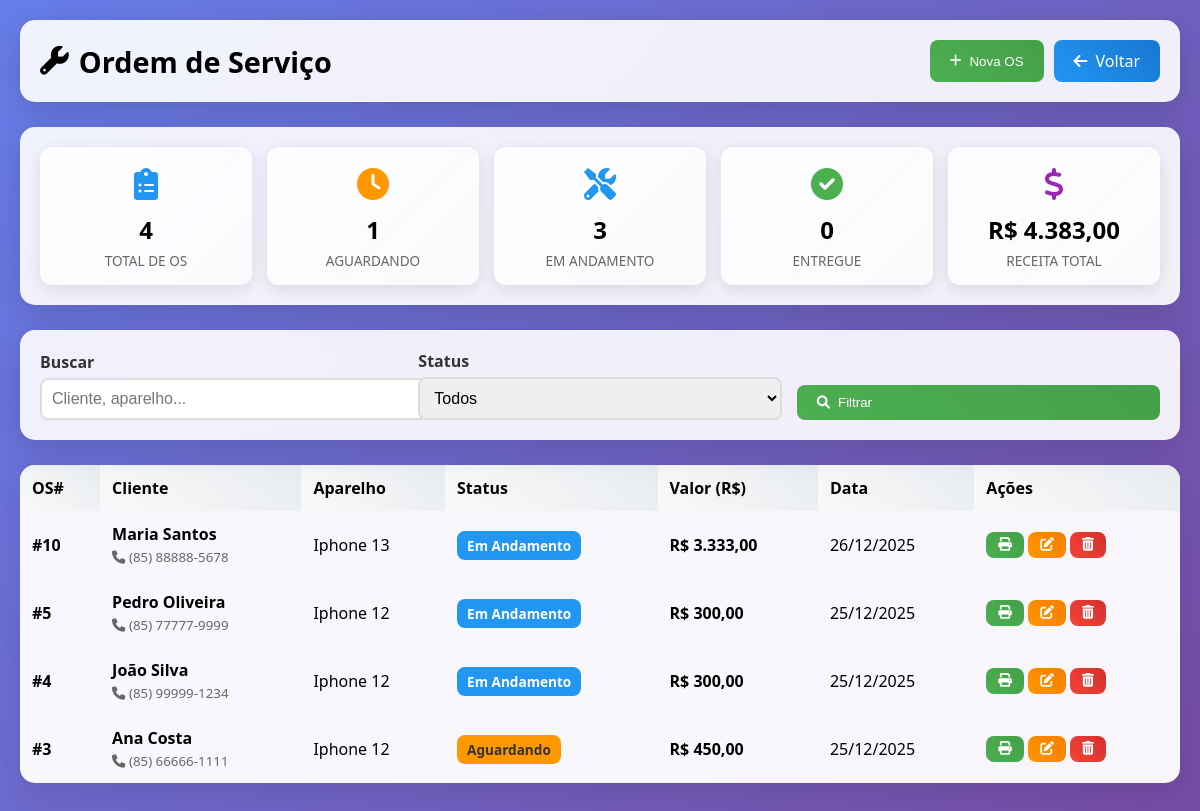
/modules/service_orders/index.php (signed in), run on the app's committed database.
### tables this page shows
CREATE TABLE `service_orders` (
  `id` int(11) NOT NULL AUTO_INCREMENT,
  `customer_id` int(11) NOT NULL,
  `entry_datetime` datetime NOT NULL DEFAULT current_timestamp(),
  `exit_datetime` datetime DEFAULT NULL,
  `user_id` int(11) NOT NULL,
  `device` varchar(200) NOT NULL,
  `problem` text NOT NULL,
  `diagnosis` text DEFAULT NULL,
  `solution` text DEFAULT NULL,
  `total_cost` decimal(10,2) DEFAULT 0.00,
  `payment_method` enum('dinheiro','pix','cartao_credito','cartao_debito') DEFAULT NULL COMMENT 'Forma de pagamento',
  `installments` int(11) DEFAULT 1 COMMENT 'N·mero de parcelas (cartÒo crÚdito)',
  `status` enum('open','in_progress','completed','delivered','cancelled') DEFAULT 'open',
  `technical_report` text DEFAULT NULL,
  `reported_problem` text DEFAULT NULL,
  `customer_observations` text DEFAULT NULL,
  `internal_observations` text DEFAULT NULL,
  `device_powers_on` enum('sim','nao') DEFAULT 'sim',
  `checklist_case` tinyint(1) DEFAULT 0 COMMENT 'Capa',
  `checklist_screen_protector` tinyint(1) DEFAULT 0 COMMENT 'Película',
  `checklist_camera` tinyint(1) DEFAULT 0 COMMENT 'Câmera',
  `checklist_housing` tinyint(1) DEFAULT 0 COMMENT 'Carcaça',
  `checklist_lens` tinyint(1) DEFAULT 0 COMMENT 'Lente',
  `checklist_face_id` tinyint(1) DEFAULT 0 COMMENT 'Face ID',
  `checklist_sim_card` tinyint(1) DEFAULT 0 COMMENT 'Chip',
  `checklist_battery` tinyint(1) DEFAULT 0 COMMENT 'Bateria',
  `checklist_charger` tinyint(1) DEFAULT 0 COMMENT 'Carregador',
  `checklist_headphones` tinyint(1) DEFAULT 0 COMMENT 'Fone',
  `technician_name` varchar(255) DEFAULT NULL,
  `attendant_name` varchar(255) DEFAULT NULL,
  `entry_date` timestamp NULL DEFAULT current_timestamp(),
  `delivery_date` timestamp NULL DEFAULT NULL,
  `notes` text DEFAULT NULL,
  PRIMARY KEY (`id`),
  KEY `customer_id` (`customer_id`),
  KEY `user_id` (`user_id`),
  CONSTRAINT `service_orders_ibfk_1` FOREIGN KEY (`customer_id`) REFERENCES `customers` (`id`),
  CONSTRAINT `service_orders_ibfk_2` FOREIGN KEY (`user_id`) REFERENCES `users` (`id`)
);

CREATE TABLE `customers` (
  `id` int(11) NOT NULL AUTO_INCREMENT,
  `name` varchar(100) NOT NULL,
  `cpf_cnpj` varchar(18) DEFAULT NULL,
  `phone` varchar(20) DEFAULT NULL,
  `email` varchar(100) DEFAULT NULL,
  `address` text DEFAULT NULL,
  `city` varchar(100) DEFAULT NULL,
  `state` varchar(2) DEFAULT NULL,
  `zipcode` varchar(10) DEFAULT NULL,
  `notes` text DEFAULT NULL,
  `created_at` timestamp NULL DEFAULT current_timestamp(),
  `updated_at` timestamp NULL DEFAULT current_timestamp() ON UPDATE current_timestamp(),
  PRIMARY KEY (`id`)
);

### modules/service_orders/index.php (the view, shortened to what this page needs)
<?php
require_once('../../config/database.php');
$conn = $database->getConnection();
$search = $_GET['search'] ?? '';
$where = "WHERE 1=1";
$params = [];
$stmt = $conn->prepare("
    SELECT so.*, c.name as customer_name, c.phone as customer_phone
    FROM service_orders so
    LEFT JOIN customers c ON so.customer_id = c.id
    $where
    ORDER BY so.id DESC
");
$stmt->execute($params);
$orders = $stmt->fetchAll(PDO::FETCH_ASSOC);
$stats = $conn->query("
    SELECT
        COUNT(*) as total_orders,
        COUNT(CASE WHEN status = 'open' THEN 1 END) as awaiting,
        COUNT(CASE WHEN status = 'in_progress' THEN 1 END) as in_progress,
        COUNT(CASE WHEN status = 'completed' THEN 1 END) as completed,
        COUNT(CASE WHEN status = 'delivered' THEN 1 END) as delivered,
        COALESCE(SUM(total_cost), 0) as total_revenue
    FROM service_orders
")->fetch(PDO::FETCH_ASSOC);
function traduzirStatus($status) {
    $map = [
        'open' => 'Aguardando',
        'in_progress' => 'Em Andamento',
        'completed' => 'Concluído',
        'delivered' => 'Entregue',
        'cancelled' => 'Cancelado'
    ];
    return $map[$status] ?? ucfirst($status);
}
function formatMoney($value) {
    return 'R$ ' . number_format($value, 2, ',', '.');
}
?>
<!DOCTYPE html>
<html lang="pt-BR">
<head>
<link href="https://cdnjs.cloudflare.com/ajax/libs/font-awesome/6.0.0/css/all.min.css" rel="stylesheet">
</head>
<body>
<div class="container">
    <div class="header">
        <h1><i class="fas fa-wrench"></i> Ordem de Serviço</h1>
        <div style="display:flex;gap:10px;flex-wrap:wrap;">
            <button class="btn btn-primary" onclick="openModal('createModal')"><i class="fas fa-plus"></i> Nova OS</button>
            <a href="../../index.php" class="btn btn-secondary"><i class="fas fa-arrow-left"></i> Voltar</a>
        </div>
    </div>
    <div class="stats-box">
        <div class="stats-grid">
            <div class="stat-card blue">
                <div class="icon"><i class="fas fa-clipboard-list"></i></div>
                <div class="value"><?= $stats['total_orders'] ?></div>
                <div class="label">Total de OS</div>
            </div>
            <div class="stat-card orange">
                <div class="icon"><i class="fas fa-clock"></i></div>
                <div class="value"><?= $stats['awaiting'] ?></div>
                <div class="label">Aguardando</div>
            </div>
            <div class="stat-card blue">
                <div class="icon"><i class="fas fa-tools"></i></div>
                <div class="value"><?= $stats['in_progress'] ?></div>
                <div class="label">Em Andamento</div>
            </div>
            <div class="stat-card green">
                <div class="icon"><i class="fas fa-check-circle"></i></div>
                <div class="value"><?= $stats['delivered'] ?></div>
                <div class="label">Entregue</div>
            </div>
            <div class="stat-card purple">
                <div class="icon"><i class="fas fa-dollar-sign"></i></div>
                <div class="value"><?= formatMoney($stats['total_revenue']) ?></div>
                <div class="label">Receita Total</div>
            </div>
        </div>
    </div>
    <div class="search-box">
        <form method="GET">
            <div class="filter-box">
                <div class="form-group">
                    <label>Buscar</label>
                    <input type="text" name="search" value="<?= htmlspecialchars($search) ?>" class="form-control" placeholder="Cliente, aparelho...">
                </div>
                <div class="form-group">
                    <label>Status</label>
                    <select name="status" class="form-control">
                        <option value="">Todos</option>
                    </select>
                </div>
                <div class="form-group">
                    <button type="submit" class="btn btn-primary" style="width:100%;"><i class="fas fa-search"></i> Filtrar</button>
                </div>
            </div>
        </form>
    </div>
    <table class="table">
        <thead>
            <tr>
                <th>OS#</th>
                <th>Cliente</th>
                <th>Aparelho</th>
                <th>Status</th>
                <th>Valor (R$)</th>
                <th>Data</th>
                <th>Ações</th>
            </tr>
        </thead>
        <tbody>
            <?php if(empty($orders)): ?>
                <tr><td colspan="7" class="empty">Nenhuma ordem de serviço cadastrada.</td></tr>
            <?php else: foreach($orders as $row): ?>
            <tr>
                <td><strong>#<?= $row['id'] ?></strong></td>
                <td>
                    <strong><?= htmlspecialchars($row['customer_name'] ?? 'N/A') ?></strong>
                    <?php if(!empty($row['customer_phone'])): ?>
                        <br><small style="color:#666;"><i class="fas fa-phone"></i> <?= htmlspecialchars($row['customer_phone']) ?></small>
                    <?php endif; ?>
                </td>
                <td><?= htmlspecialchars($row['device']) ?></td>
                <td><span class="badge <?= $row['status'] ?>"><?= traduzirStatus($row['status']) ?></span></td>
                <td><strong><?= formatMoney($row['total_cost']) ?></strong></td>
                <td><?= date('d/m/Y', strtotime($row['entry_datetime'])) ?></td>
                <td>
                    <button class="btn btn-primary btn-sm" onclick='printServiceOrder(<?= json_encode($row) ?>)' title="Imprimir">
                        <i class="fas fa-print"></i>
                    </button>
                    <button class="btn btn-warning btn-sm" onclick='openEditModal(<?= json_encode($row) ?>)' title="Editar">
                        <i class="fas fa-edit"></i>
                    </button>
                    <form method="POST" onsubmit="return confirm('Excluir esta OS?');" style="display:inline;">
                        <button type="submit" class="btn btn-danger btn-sm" title="Excluir"><i class="fas fa-trash-alt"></i></button>
                    </form>
                </td>
            </tr>
            <?php endforeach; endif; ?>
        </tbody>
    </table>
</div>
</body>
</html>

### modules/service_orders/index.php (style rules this page uses)
body { margin:0; font-family:'Segoe UI', Tahoma, sans-serif; background:linear-gradient(135deg,#667eea,#764ba2); padding:20px; min-height:100vh; }
.container { max-width:1400px;margin:auto; }
.header, .search-box, .stats-box { background:rgba(255,255,255,0.9); backdrop-filter:blur(10px); padding:20px; border-radius:15px; box-shadow:0 8px 32px rgba(0,0,0,0.15); margin-bottom:25px; }
.header { display:flex;justify-content:space-between;align-items:center;flex-wrap:wrap; }
.header h1 { font-size:1.8rem;display:flex;align-items:center;gap:10px;margin:0; }
.btn { border:none;border-radius:8px;padding:10px 20px;color:#fff;font-weight:500; cursor:pointer;display:inline-flex;align-items:center;gap:8px;transition:all .3s; text-decoration:none; }
.btn-primary { background:linear-gradient(45deg,#4CAF50,#45a049); }
.btn-secondary { background:linear-gradient(45deg,#2196F3,#1976D2); }
.btn-danger { background:linear-gradient(45deg,#f44336,#d32f2f); }
.btn-warning { background:linear-gradient(45deg,#FF9800,#F57C00); }
.btn-sm { padding:6px 12px;font-size:0.85rem; }
.stats-grid { display:grid; grid-template-columns:repeat(auto-fit, minmax(180px, 1fr)); gap:15px; }
.stat-card { background:linear-gradient(135deg, rgba(255,255,255,0.9), rgba(255,255,255,0.7)); padding:15px; border-radius:12px; box-shadow:0 4px 15px rgba(0,0,0,0.1); text-align:center; }
.stat-card .icon { font-size:2rem; margin-bottom:8px; }
.stat-card .value { font-size:1.5rem; font-weight:bold; margin:5px 0; }
.stat-card .label { color:#666; font-size:0.85rem; text-transform:uppercase; }
.stat-card.blue .icon { color:#2196F3; }
.stat-card.orange .icon { color:#FF9800; }
.stat-card.green .icon { color:#4CAF50; }
.stat-card.purple .icon { color:#9C27B0; }
.table { width:100%;border-collapse:collapse;background:rgba(255,255,255,0.95); border-radius:15px;overflow:hidden;box-shadow:0 8px 32px rgba(0,0,0,0.1); }
th,td { padding:12px;text-align:left; }
th { background:linear-gradient(45deg,#f8f9fa,#e9ecef);font-weight:600; }
.badge { padding:5px 10px;border-radius:8px;color:white;font-weight:bold;text-transform:capitalize; font-size:0.85rem;display:inline-block; }
.open { background:#FF9800;color:#333; }
.in_progress { background:#2196F3; }
.form-group { flex:1;min-width:200px; }
.form-group label { display:block;margin-bottom:5px;font-weight:600;color:#333; }
.form-control { width:100%;padding:10px;border:2px solid #ddd;border-radius:8px; font-size:1rem;transition:border .3s; }
.filter-box { display:flex;gap:15px;align-items:flex-end;flex-wrap:wrap; }
.filter-box .form-group { flex:1;min-width:200px; }

### data on the page
service_orders: id "10", customer.name "Maria Santos", customer.phone "(85) 88888-5678", device "Iphone 13", status "Em Andamento", total_cost "R$ 3.333,00", entry_datetime "26/12/2025"
service_orders: id "5", customer.name "Pedro Oliveira", customer.phone "(85) 77777-9999", device "Iphone 12", status "Em Andamento", total_cost "R$ 300,00", entry_datetime "25/12/2025"
service_orders: id "4", customer.name "João Silva", customer.phone "(85) 99999-1234", device "Iphone 12", status "Em Andamento", total_cost "R$ 300,00", entry_datetime "25/12/2025"
service_orders: id "3", customer.name "Ana Costa", customer.phone "(85) 66666-1111", device "Iphone 12", status "Aguardando", total_cost "R$ 450,00", entry_datetime "25/12/2025"

### other printed values
$stats['total_orders'] "4"
$stats['awaiting'] "1"
$stats['in_progress'] "3"
$stats['delivered'] "0"
formatMoney($stats['total_revenue']) "R$ 4.383,00"
